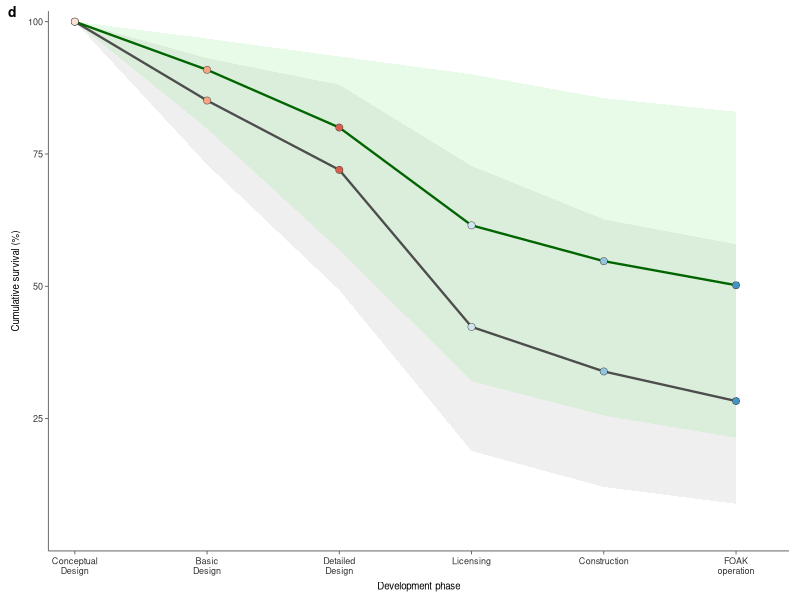
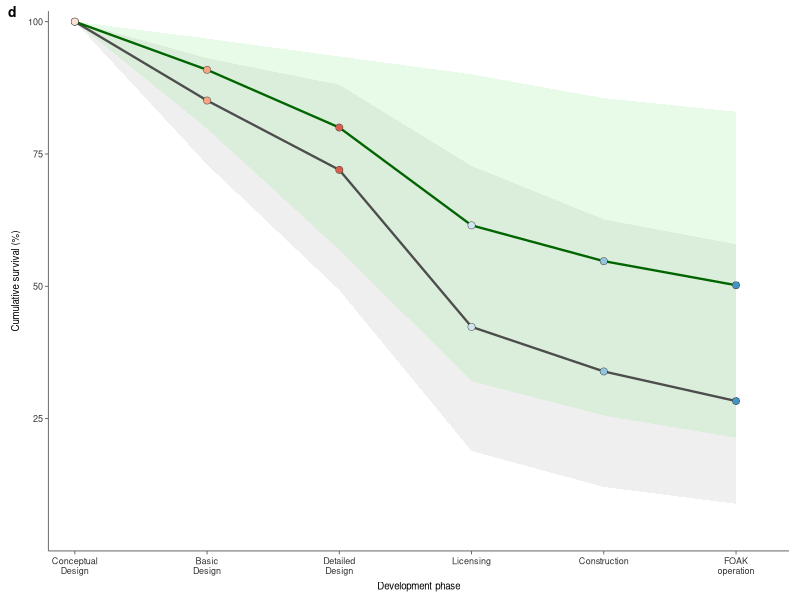

The R script that drew these images, in order:
# Code for the manuscript Gordon, J.A., Kazlou, T., Jewell, J. and Cherp, A.
# First-of-a-Kind deployment prospects for small modular reactors
#
# Reproduces Figure 2d: phase-specific cumulative survival probabilities under
# the Baseline and Accelerated scenarios.
#
# Panel d shows cumulative survival across the SMR development pathway from
# conceptual design to FOAK operation. Coloured points identify the development
# stage reached, and shaded bands indicate credible intervals based on
# phase-specific failure-risk uncertainty.
#
# Required input:
# None. Failure-rate assumptions for this panel are defined directly below.
#
# Outputs:
# fig02_panel_d_failure_risks.png
# fig02_panel_d_failure_risks.pdf
# fig02_panel_d_failure_risks.rds
# fig02_panel_d_failure_risks_core.rds

suppressPackageStartupMessages({
  library(ggplot2)
  library(dplyr)
  library(tibble)
  library(cowplot)
  library(grid)
})

rm(list = ls())
graphics.off()

# ============================================================
# FIGURE 2 — PANEL D ONLY
# Phase-specific cumulative survival probabilities
# ============================================================

# ------------------------------------------------------------
# PATHS
# ------------------------------------------------------------

OUT_DIR <- "."

# ------------------------------------------------------------
# EXPORT SETTINGS
# ------------------------------------------------------------

SAVE_W_MM <- 95
SAVE_H_MM <- 72
SAVE_DPI  <- 600

FILE_STUB <- "fig02_panel_d_failure_risks"

# ------------------------------------------------------------
# TYPOGRAPHY
# ------------------------------------------------------------

BASE_SIZE        <- 7
AXIS_TEXT_SIZE   <- 6.5
AXIS_TITLE_SIZE  <- 7
PANEL_LABEL_SIZE <- 10

# ------------------------------------------------------------
# PANEL TAG GEOMETRY
# ------------------------------------------------------------

TAG_X <- 0.01
TAG_Y <- 0.99

# ------------------------------------------------------------
# COLOURS
# ------------------------------------------------------------

col_baseline_line <- "grey30"
col_baseline_fill <- "grey70"
col_accel_line    <- "#006400"
col_accel_fill    <- "#90EE90"

phase_cols <- c(
  "Conceptual design" = "#FDE0D2",
  "Basic design"      = "#F4A582",
  "Detailed design"   = "#D6604D",
  "Licensing"         = "#D1E5F0",
  "Construction"      = "#92C5DE",
  "Operational"       = "#4393C3"
)

# ============================================================
# PANEL D — PROJECT PROGRESSION UNDER PHASE-SPECIFIC FAILURE RISKS
# ============================================================

ph_bas <- tribble(
  ~Phase, ~Mean, ~Low,  ~High,
  "CD", 14.9,  6.9, 27.0,
  "BD", 15.4,  5.4, 32.5,
  "DD", 41.2, 17.4, 61.7
)

ph_acc <- tribble(
  ~Phase, ~Mean, ~Low,  ~High,
  "CD",  9.1,  3.2, 20.2,
  "BD", 12.0,  3.5, 28.7,
  "DD", 23.1,  3.6, 43.6
)

post_bas <- tribble(
  ~Phase, ~Mean, ~Low, ~High,
  "Licensing",    19.9, 13.9, 36.0,
  "Construction", 16.5,  7.5, 26.3
)

post_acc <- tribble(
  ~Phase, ~Mean, ~Low, ~High,
  "Licensing",    11.0,  5.0, 20.3,
  "Construction",  8.3,  3.0, 16.3
)

calc_surv <- function(df) {
  df %>%
    mutate(
      fr      = Mean / 100,
      fr_lo   = Low / 100,
      fr_hi   = High / 100,
      surv    = cumprod(1 - fr),
      surv_lo = cumprod(1 - fr_hi),
      surv_hi = cumprod(1 - fr_lo)
    )
}

calc_post <- function(df, s, slo, shi) {
  x <- calc_surv(df)
  
  tibble(
    surv    = s   * c(1, x$surv),
    surv_lo = slo * c(1, x$surv_lo),
    surv_hi = shi * c(1, x$surv_hi)
  )
}

bas_d <- calc_surv(ph_bas)
acc_d <- calc_surv(ph_acc)

bas_p <- calc_post(
  post_bas,
  dplyr::last(bas_d$surv),
  dplyr::last(bas_d$surv_lo),
  dplyr::last(bas_d$surv_hi)
)

acc_p <- calc_post(
  post_acc,
  dplyr::last(acc_d$surv),
  dplyr::last(acc_d$surv_lo),
  dplyr::last(acc_d$surv_hi)
)

curve <- bind_rows(
  tibble(
    x = 1:6,
    surv = c(1, bas_d$surv, bas_p$surv[-1]),
    lo   = c(1, bas_d$surv_lo, bas_p$surv_lo[-1]),
    hi   = c(1, bas_d$surv_hi, bas_p$surv_hi[-1]),
    Scenario = "Baseline"
  ),
  tibble(
    x = 1:6,
    surv = c(1, acc_d$surv, acc_p$surv[-1]),
    lo   = c(1, acc_d$surv_lo, acc_p$surv_lo[-1]),
    hi   = c(1, acc_d$surv_hi, acc_p$surv_hi[-1]),
    Scenario = "Accelerated"
  )
)

curve <- curve %>%
  mutate(
    Scenario = factor(
      Scenario,
      levels = c("Baseline", "Accelerated")
    ),
    PhaseLabel = factor(
      x,
      levels = 1:6,
      labels = c(
        "Conceptual design",
        "Basic design",
        "Detailed design",
        "Licensing",
        "Construction",
        "Operational"
      )
    )
  )

# ============================================================
# PANEL D CORE
# ============================================================

p_d_core <- ggplot(
  curve,
  aes(x = x, y = surv * 100, colour = Scenario, fill = Scenario)
) +
  geom_ribbon(
    aes(ymin = lo * 100, ymax = hi * 100),
    alpha = 0.20,
    colour = NA
  ) +
  geom_line(linewidth = 0.8) +
  geom_point(
    aes(fill = PhaseLabel),
    shape = 21,
    colour = "grey25",
    stroke = 0.25,
    size = 2.3,
    show.legend = FALSE
  ) +
  scale_colour_manual(
    values = c(
      "Baseline" = col_baseline_line,
      "Accelerated" = col_accel_line
    ),
    guide = "none"
  ) +
  scale_fill_manual(
    values = c(
      "Baseline" = col_baseline_fill,
      "Accelerated" = col_accel_fill,
      phase_cols
    ),
    guide = "none"
  ) +
  scale_x_continuous(
    breaks = 1:6,
    labels = c(
      "Conceptual\nDesign",
      "Basic\nDesign",
      "Detailed\nDesign",
      "Licensing",
      "Construction",
      "FOAK\noperation"
    ),
    limits = c(0.8, 6.4),
    expand = c(0, 0)
  ) +
  scale_y_continuous(
    limits = c(0, 102),
    breaks = c(25, 50, 75, 100),
    expand = c(0, 0)
  ) +
  labs(
    x = "Development phase",
    y = "Cumulative survival (%)"
  ) +
  coord_cartesian(clip = "off") +
  theme_classic(base_size = BASE_SIZE) +
  theme(
    axis.title.x = element_text(
      size = AXIS_TITLE_SIZE,
      colour = "black",
      margin = margin(t = 4)
    ),
    axis.title.y = element_text(
      size = AXIS_TITLE_SIZE,
      colour = "black",
      margin = margin(r = 4)
    ),
    axis.text.x = element_text(
      size = AXIS_TEXT_SIZE,
      colour = "grey20",
      margin = margin(t = 2)
    ),
    axis.text.y = element_text(
      size = AXIS_TEXT_SIZE,
      colour = "grey20"
    ),
    axis.line.x = element_line(colour = "grey35", linewidth = 0.3),
    axis.line.y = element_line(colour = "grey35", linewidth = 0.3),
    axis.ticks.x = element_line(colour = "grey35", linewidth = 0.3),
    axis.ticks.y = element_line(colour = "grey35", linewidth = 0.3),
    axis.ticks.length = unit(2.5, "pt"),
    plot.margin = margin(t = 8, r = 8, b = 6, l = 8),
    plot.background  = element_rect(fill = "white", colour = NA),
    panel.background = element_rect(fill = "white", colour = NA)
  )

# ============================================================
# PANEL D LABELLED
# ============================================================

p_d <- ggdraw(p_d_core) +
  draw_plot_label(
    "d",
    x = TAG_X,
    y = TAG_Y,
    hjust = 0,
    vjust = 1,
    size = PANEL_LABEL_SIZE,
    fontface = "bold"
  )

print(p_d)

# ============================================================
# SAVE PANEL D
# ============================================================

ggsave(
  filename = file.path(OUT_DIR, paste0(FILE_STUB, ".png")),
  plot = p_d,
  width = SAVE_W_MM,
  height = SAVE_H_MM,
  units = "mm",
  dpi = SAVE_DPI,
  bg = "white"
)

ggsave(
  filename = file.path(OUT_DIR, paste0(FILE_STUB, ".pdf")),
  plot = p_d,
  width = SAVE_W_MM,
  height = SAVE_H_MM,
  units = "mm",
  bg = "white",
  useDingbats = FALSE
)

saveRDS(
  p_d,
  file = file.path(OUT_DIR, paste0(FILE_STUB, ".rds"))
)

saveRDS(
  p_d_core,
  file = file.path(OUT_DIR, paste0(FILE_STUB, "_core.rds"))
)

p_d
